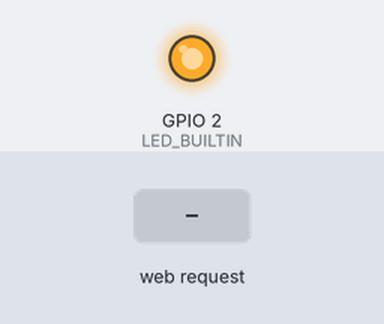
A sketch run on a simulated ESP8266 (NodeMCU). On the bench: output pins drawn as LEDs (lit = HIGH, except the on-board LED, lit = LOW). Dashed ring = blinking. Inputs (shaded band) come from the test bench. What the sketch prints to the serial monitor is not drawn.

Above: at 1.2 s.
1.3 s: HTTP request GET /btn/1 received
At 2.0 s:
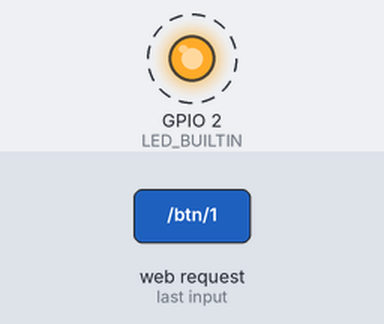
3.2 s: HTTP request GET /btn/2 received
At 4.7 s:
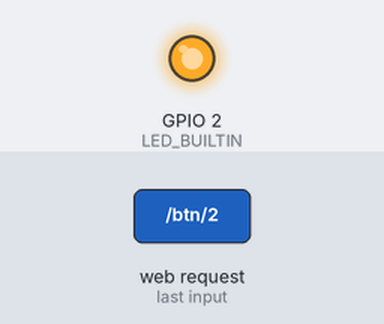
5.3 s: HTTP request GET /btn/3 received
At 5.55 s:
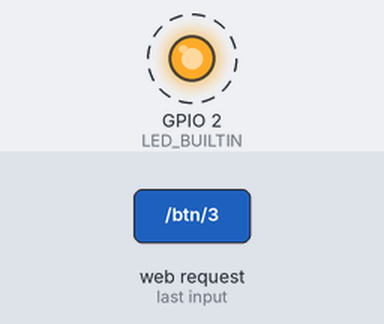
Timing chart, 0 to 8.3 s (numbered marks = the images above; inputs shaded):
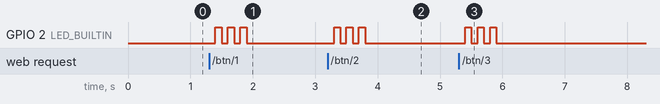

Measured:
- after the input at 1.3 s, GPIO 2 (LED_BUILTIN): alternates HIGH for 0.10 s and LOW for 0.10 s, 6 changes in all, then stays LOW, starting after 0.10 s
- after the input at 3.2 s, GPIO 2 (LED_BUILTIN): alternates HIGH for 0.10 s and LOW for 0.10 s, 6 changes in all, then stays LOW, starting after 0.10 s
- after the input at 5.3 s, GPIO 2 (LED_BUILTIN): alternates HIGH for 0.10 s and LOW for 0.10 s, 6 changes in all, then stays LOW, starting after 0.10 s

The sketch:

esp_softAP_server_test.ino
```cpp
#include <ESP8266WiFi.h> //Includes the ESP8266 WiFi Library

const char* ssid     = "JoshWireless"; //SSID of the WiFi
const char* password = "Josh2023"; //Password of the WiFi Connection

WiFiServer server(80);
void setup() {
  Serial.begin(9600);
  pinMode(LED_BUILTIN, OUTPUT);
  Serial.print("Setting AP (Access Point)…");
  WiFi.softAP(ssid, password);
  IPAddress IP = WiFi.softAPIP();
  Serial.print("AP IP address: ");
  Serial.println(IP);
  server.begin();
}

void loop() {
  WiFiClient client = server.available();
  if (!client) {
    return;
  }
  blynk(3);
  client.setTimeout(5000);
  String req = client.readStringUntil('\r');
  // Match the request
  int val;
  if (req.indexOf(F("/btn/1")) != -1) {
    Serial.println("A");
  }
  if (req.indexOf(F("/btn/2")) != -1) {
    Serial.println("a");
  }
  if (req.indexOf(F("/btn/3")) != -1) {
    Serial.println("B");
  }
  if (req.indexOf(F("/btn/4")) != -1) {
    Serial.println("b");
  }
  if (req.indexOf(F("/btn/5")) != -1) {
    Serial.println("C");
  }
  if (req.indexOf(F("/btn/6")) != -1) {
    Serial.println("c");
  }
  while (client.available()) {
    client.read();
  }
  client.print(F("HTTP/1.1 200 OK\r\nContent-Type: text/html\r\n\r\n<!DOCTYPE HTML>\r\n<html>\r\n"));
  client.print(F("<body margin=\"0\"><div style = \"width: 500px; height: 800px; background-color: white; top: 50%; left: 50%; position: absolute; margin-left: -250px; margin-top: -400px; border-radius: 2%; border: 2px solid black;\">\n"));
  client.print(F("<h1 style = \"text-align: center;\"> WifiTooth Rev 1.1 </h1>\n"));
  client.print(F("<h3 style = \"text-align: center;\">ON   |  OFF</h3>\n"));
  client.print(F("<div style = \"border-radius: 2%; border: 2px solid black; width: 400px; height: 500px; margin-left: 50px; margin-top: 100px; position: absolute;\" >\n"));

  client.print(F("<p style = \"padding: 20px; text-align: center;\">"));
  client.print(F("<a href=\"http://"));
  client.print(WiFi.softAPIP());
  client.print(F("/btn/1\"><button style = \"width: 100px; \" >btn1</button></a> | "));
  client.print(F("<a href=\"http://"));
  client.print(WiFi.softAPIP());
  client.print(F("/btn/2\"><button style = \"width: 100px; \" >btn2</button></a></p>"));

  client.print(F("<p style = \"padding: 20px; text-align: center;\">"));
  client.print(F("<a href=\"http://"));
  client.print(WiFi.softAPIP());
  client.print(F("/btn/3\"><button style = \"width: 100px; \" >btn3</button></a> | "));
  client.print(F("<a href=\"http://"));
  client.print(WiFi.softAPIP());
  client.print(F("/btn/4\"><button style = \"width: 100px; \" >btn4</button></a></p>"));

  client.print(F("<p style = \"padding: 20px; text-align: center;\">"));
  client.print(F("<a href=\"http://"));
  client.print(WiFi.softAPIP());
  client.print(F("/btn/5\"><button style = \"width: 100px; \" >btn5</button></a> | "));
  client.print(F("<a href=\"http://"));
  client.print(WiFi.softAPIP());
  client.print(F("/btn/6\"><button style = \"width: 100px; \" >btn6</button></a></p>"));
  client.print(F("</div></div></body></html>"));
}

void blynk(byte val)
{
  for (byte i = 0; i < val; i++)
  {
    digitalWrite(LED_BUILTIN, 0);
    delay(100);
    digitalWrite(LED_BUILTIN, 1);
    delay(100);
  }
  digitalWrite(LED_BUILTIN, 0);
}
```
